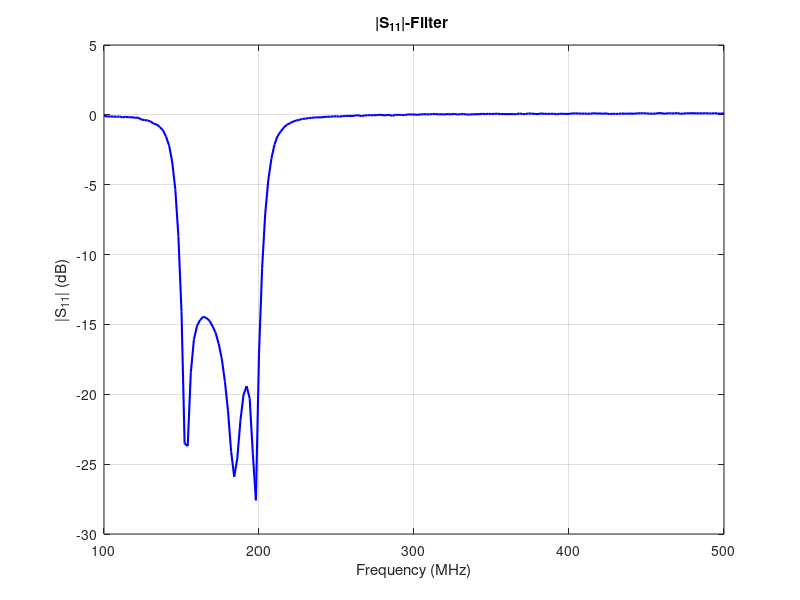

Write the MATLAB code that produced this figure. (Note: this script raises an error after producing the figure.)
clear all;
close all;
clc
data11 = [
  100.000, -0.062,
  102.000, -0.113,
  104.000, -0.119,
  106.000, -0.122,
  108.000, -0.138,
  110.000, -0.118,
  112.000, -0.181,
  114.000, -0.141,
  116.000, -0.171,
  118.000, -0.172,
  120.000, -0.206,
  122.000, -0.201,
  124.000, -0.323,
  126.000, -0.376,
  128.000, -0.394,
  130.000, -0.473,
  132.000, -0.624,
  134.000, -0.688,
  136.000, -0.865,
  138.000, -1.097,
  140.000, -1.549,
  142.000, -2.193,
  144.000, -3.369,
  146.000, -5.331,
  148.000, -8.708,
  150.000,-14.090,
  152.000,-23.524,
  154.000,-23.703,
  156.000,-18.455,
  158.000,-16.089,
  160.000,-15.097,
  162.000,-14.686,
  164.000,-14.449,
  166.000,-14.530,
  168.000,-14.728,
  170.000,-15.123,
  172.000,-15.593,
  174.000,-16.392,
  176.000,-17.461,
  178.000,-19.086,
  180.000,-21.183,
  182.000,-24.076,
  184.000,-25.901,
  186.000,-24.576,
  188.000,-21.893,
  190.000,-20.042,
  192.000,-19.411,
  194.000,-20.303,
  196.000,-24.218,
  198.000,-27.590,
  200.000,-17.125,
  202.000,-10.993,
  204.000, -7.091,
  206.000, -4.663,
  208.000, -3.128,
  210.000, -2.123,
  212.000, -1.512,
  214.000, -1.197,
  216.000, -0.907,
  218.000, -0.706,
  220.000, -0.595,
  222.000, -0.482,
  224.000, -0.402,
  226.000, -0.361,
  228.000, -0.284,
  230.000, -0.276,
  232.000, -0.226,
  234.000, -0.213,
  236.000, -0.184,
  238.000, -0.180,
  240.000, -0.178,
  242.000, -0.154,
  244.000, -0.136,
  246.000, -0.133,
  248.000, -0.111,
  250.000, -0.104,
  252.000, -0.125,
  254.000, -0.090,
  256.000, -0.082,
  258.000, -0.068,
  260.000, -0.086,
  262.000, -0.050,
  264.000, -0.026,
  266.000, -0.090,
  268.000, -0.051,
  270.000, -0.018,
  272.000, -0.035,
  274.000, -0.024,
  276.000, -0.018,
  278.000,  0.012,
  280.000, -0.025,
  282.000, -0.028,
  284.000,  0.001,
  286.000, -0.069,
  288.000,  0.005,
  290.000, -0.001,
  292.000, -0.005,
  294.000, -0.015,
  296.000,  0.033,
  298.000,  0.028,
  300.000,  0.026,
  302.000,  0.001,
  304.000,  0.027,
  306.000,  0.047,
  308.000,  0.041,
  310.000,  0.037,
  312.000,  0.059,
  314.000,  0.059,
  316.000,  0.034,
  318.000,  0.046,
  320.000,  0.031,
  322.000,  0.059,
  324.000,  0.032,
  326.000,  0.074,
  328.000,  0.023,
  330.000,  0.050,
  332.000,  0.058,
  334.000,  0.024,
  336.000,  0.025,
  338.000,  0.040,
  340.000,  0.048,
  342.000,  0.045,
  344.000,  0.077,
  346.000,  0.057,
  348.000,  0.073,
  350.000,  0.060,
  352.000,  0.073,
  354.000,  0.082,
  356.000,  0.056,
  358.000,  0.060,
  360.000,  0.048,
  362.000,  0.060,
  364.000,  0.054,
  366.000,  0.045,
  368.000,  0.100,
  370.000,  0.055,
  372.000,  0.062,
  374.000,  0.098,
  376.000,  0.086,
  378.000,  0.070,
  380.000,  0.054,
  382.000,  0.101,
  384.000,  0.074,
  386.000,  0.071,
  388.000,  0.072,
  390.000,  0.080,
  392.000,  0.043,
  394.000,  0.081,
  396.000,  0.077,
  398.000,  0.068,
  400.000,  0.066,
  402.000,  0.101,
  404.000,  0.106,
  406.000,  0.101,
  408.000,  0.085,
  410.000,  0.092,
  412.000,  0.081,
  414.000,  0.082,
  416.000,  0.118,
  418.000,  0.092,
  420.000,  0.101,
  422.000,  0.078,
  424.000,  0.106,
  426.000,  0.059,
  428.000,  0.076,
  430.000,  0.069,
  432.000,  0.072,
  434.000,  0.098,
  436.000,  0.080,
  438.000,  0.089,
  440.000,  0.091,
  442.000,  0.083,
  444.000,  0.106,
  446.000,  0.112,
  448.000,  0.115,
  450.000,  0.106,
  452.000,  0.082,
  454.000,  0.087,
  456.000,  0.090,
  458.000,  0.133,
  460.000,  0.111,
  462.000,  0.081,
  464.000,  0.115,
  466.000,  0.104,
  468.000,  0.104,
  470.000,  0.131,
  472.000,  0.069,
  474.000,  0.100,
  476.000,  0.112,
  478.000,  0.110,
  480.000,  0.121,
  482.000,  0.106,
  484.000,  0.108,
  486.000,  0.108,
  488.000,  0.116,
  490.000,  0.108,
  492.000,  0.091,
  494.000,  0.126,
  496.000,  0.085,
  498.000,  0.089,
  500.000,  0.108];

freq = data11(:,1);
S11  = data11(:,2);
figure
plot(freq, S11, 'b', 'LineWidth', 1.5)
grid on

xlabel('Frequency (MHz)')
ylabel('|S_{11}| (dB)')
title('|S_{11}|-Filter ')
yline(-14, 'r--', 'LineWidth', 1.5);  % κόκκινη διακεκομμένη γραμμή

data12 = [
  100.000,-77.540,
  102.000,-81.987,
  104.000,-75.336,
  106.000,-62.664,
  108.000,-64.181,
  110.000,-56.394,
  112.000,-54.427,
  114.000,-51.418,
  116.000,-47.704,
  118.000,-44.790,
  120.000,-42.166,
  122.000,-39.542,
  124.000,-36.697,
  126.000,-34.076,
  128.000,-31.346,
  130.000,-28.551,
  132.000,-25.802,
  134.000,-22.842,
  136.000,-20.020,
  138.000,-17.048,
  140.000,-14.088,
  142.000,-11.169,
  144.000, -8.402,
  146.000, -6.075,
  148.000, -4.256,
  150.000, -3.198,
  152.000, -2.599,
  154.000, -2.265,
  156.000, -2.115,
  158.000, -2.002,
  160.000, -1.942,
  162.000, -1.886,
  164.000, -1.844,
  166.000, -1.836,
  168.000, -1.829,
  170.000, -1.720,
  172.000, -1.728,
  174.000, -1.675,
  176.000, -1.679,
  178.000, -1.658,
  180.000, -1.618,
  182.000, -1.639,
  184.000, -1.661,
  186.000, -1.625,
  188.000, -1.724,
  190.000, -1.778,
  192.000, -1.856,
  194.000, -1.914,
  196.000, -2.040,
  198.000, -2.260,
  200.000, -2.644,
  202.000, -3.347,
  204.000, -4.456,
  206.000, -5.937,
  208.000, -7.835,
  210.000, -9.840,
  212.000,-12.032,
  214.000,-14.092,
  216.000,-16.058,
  218.000,-17.983,
  220.000,-19.902,
  222.000,-21.672,
  224.000,-23.385,
  226.000,-25.045,
  228.000,-26.617,
  230.000,-27.970,
  232.000,-29.547,
  234.000,-30.785,
  236.000,-32.231,
  238.000,-33.561,
  240.000,-34.735,
  242.000,-35.996,
  244.000,-37.104,
  246.000,-38.274,
  248.000,-39.384,
  250.000,-40.783,
  252.000,-41.422,
  254.000,-42.631,
  256.000,-43.667,
  258.000,-44.522,
  260.000,-44.690,
  262.000,-45.823,
  264.000,-47.278,
  266.000,-48.129,
  268.000,-49.659,
  270.000,-49.602,
  272.000,-50.091,
  274.000,-51.792,
  276.000,-51.614,
  278.000,-52.926,
  280.000,-53.580,
  282.000,-54.680,
  284.000,-55.311,
  286.000,-55.365,
  288.000,-56.640,
  290.000,-55.177,
  292.000,-57.748,
  294.000,-56.991,
  296.000,-58.759,
  298.000,-59.931,
  300.000,-60.495,
  302.000,-63.032,
  304.000,-59.111,
  306.000,-60.418,
  308.000,-59.574,
  310.000,-62.229,
  312.000,-62.457,
  314.000,-63.523,
  316.000,-64.333,
  318.000,-66.302,
  320.000,-65.577,
  322.000,-64.294,
  324.000,-64.656,
  326.000,-63.236,
  328.000,-67.523,
  330.000,-65.195,
  332.000,-67.445,
  334.000,-65.306,
  336.000,-67.209,
  338.000,-66.052,
  340.000,-72.131,
  342.000,-65.671,
  344.000,-64.686,
  346.000,-65.598,
  348.000,-71.049,
  350.000,-66.520,
  352.000,-71.577,
  354.000,-69.987,
  356.000,-68.884,
  358.000,-72.739,
  360.000,-71.128,
  362.000,-65.970,
  364.000,-62.923,
  366.000,-76.277,
  368.000,-67.852,
  370.000,-66.884,
  372.000,-67.913,
  374.000,-67.929,
  376.000,-65.156,
  378.000,-89.836,
  380.000,-86.213,
  382.000,-69.924,
  384.000,-65.574,
  386.000,-71.401,
  388.000,-66.139,
  390.000,-64.240,
  392.000,-65.250,
  394.000,-66.134,
  396.000,-68.848,
  398.000,-76.735,
  400.000,-66.235,
  402.000,-67.206,
  404.000,-79.379,
  406.000,-74.271,
  408.000,-66.250,
  410.000,-64.271,
  412.000,-67.533,
  414.000,-70.085,
  416.000,-74.156,
  418.000,-73.683,
  420.000,-75.362,
  422.000,-77.695,
  424.000,-65.268,
  426.000,-71.693,
  428.000,-69.690,
  430.000,-68.595,
  432.000,-74.688,
  434.000,-67.251,
  436.000,-68.182,
  438.000,-70.236,
  440.000,-69.245,
  442.000,-71.648,
  444.000,-75.683,
  446.000,-74.292,
  448.000,-69.429,
  450.000,-66.390,
  452.000,-68.932,
  454.000,-72.258,
  456.000,-71.727,
  458.000,-68.011,
  460.000,-69.785,
  462.000,-71.071,
  464.000,-70.497,
  466.000,-72.021,
  468.000,-66.751,
  470.000,-64.834,
  472.000,-76.252,
  474.000,-65.837,
  476.000,-70.658,
  478.000,-70.569,
  480.000,-75.011,
  482.000,-69.920,
  484.000,-69.038,
  486.000,-70.349,
  488.000,-69.183,
  490.000,-85.088,
  492.000,-69.087,
  494.000,-72.580,
  496.000,-79.670,
  498.000,-72.499,
  500.000,-72.084];

freq = data12(:,1);
S12  = data12(:,2);
figure
plot(freq, S12, 'b', 'LineWidth', 1.5)
grid on

xlabel('Frequency (MHz)')
ylabel('|S_{12}| (dB)')
title('|S_{12}|-Filter ')
%%
data21Angle = [
  100.000, -92.473,
  102.000,  139.14,
  104.000,   3.395,
  106.000,  14.768,
  108.000,  12.220,
  110.000,  -6.047,
  112.000,   1.599,
  114.000,  -2.156,
  116.000,  -5.904,
  118.000,  -9.546,
  120.000, -11.850,
  122.000, -17.700,
  124.000, -24.826,
  126.000, -28.412,
  128.000, -34.692,
  130.000, -42.293,
  132.000, -50.245,
  134.000, -57.799,
  136.000, -68.596,
  138.000, -80.049,
  140.000, -94.028,
  142.000, -111.07,
  144.000, -130.16,
  146.000, -152.25,
  148.000, -177.07,
  150.000,  158.62,
  152.000,  135.40,
  154.000,  115.82,
  156.000,  96.465,
  158.000,  80.171,
  160.000,  63.167,
  162.000,  47.722,
  164.000,  33.070,
  166.000,  18.557,
  168.000,   4.445,
  170.000,  -8.845,
  172.000, -22.816,
  174.000, -35.322,
  176.000, -49.031,
  178.000, -62.509,
  180.000, -74.884,
  182.000, -88.337,
  184.000, -101.61,
  186.000, -114.78,
  188.000, -129.07,
  190.000, -142.96,
  192.000, -157.60,
  194.000, -172.38,
  196.000,  172.35,
  198.000,  155.08,
  200.000,  136.58,
  202.000,  117.83,
  204.000,  97.619,
  206.000,  79.345,
  208.000,  62.908,
  210.000,  48.183,
  212.000,  36.384,
  214.000,  25.746,
  216.000,  17.250,
  218.000,   9.936,
  220.000,   2.528,
  222.000,  -3.064,
  224.000,  -7.912,
  226.000, -13.396,
  228.000, -17.823,
  230.000, -22.438,
  232.000, -24.383,
  234.000, -28.244,
  236.000, -31.729,
  238.000, -34.666,
  240.000, -38.271,
  242.000, -39.689,
  244.000, -42.258,
  246.000, -45.563,
  248.000, -48.080,
  250.000, -50.017,
  252.000, -51.571,
  254.000, -52.638,
  256.000, -56.085,
  258.000, -58.285,
  260.000, -57.855,
  262.000, -58.568,
  264.000, -61.878,
  266.000, -62.376,
  268.000, -65.952,
  270.000, -70.918,
  272.000, -68.191,
  274.000, -68.972,
  276.000, -77.142,
  278.000, -65.627,
  280.000, -76.626,
  282.000, -68.365,
  284.000, -71.294,
  286.000, -71.792,
  288.000, -78.088,
  290.000, -77.778,
  292.000, -85.147,
  294.000, -81.019,
  296.000, -75.039,
  298.000, -82.592,
  300.000, -80.322,
  302.000, -102.21,
  304.000, -98.225,
  306.000, -88.645,
  308.000, -87.737,
  310.000, -107.39,
  312.000, -82.852,
  314.000, -81.050,
  316.000, -74.545,
  318.000, -90.666,
  320.000, -105.28,
  322.000, -89.707,
  324.000, -84.711,
  326.000, -81.727,
  328.000, -107.81,
  330.000, -79.875,
  332.000, -59.421,
  334.000, -115.06,
  336.000, -81.377,
  338.000, -93.731,
  340.000, -90.878,
  342.000, -126.89,
  344.000, -132.49,
  346.000, -131.40,
  348.000, -118.55,
  350.000, -106.24,
  352.000, -73.203,
  354.000, -120.24,
  356.000, -86.899,
  358.000, -117.86,
  360.000, -120.35,
  362.000, -115.15,
  364.000, -132.85,
  366.000, -114.11,
  368.000, -135.69,
  370.000, -91.038,
  372.000, -129.56,
  374.000, -124.80,
  376.000, -100.10,
  378.000, -147.47,
  380.000, -97.406,
  382.000, -93.772,
  384.000, -89.350,
  386.000, -123.70,
  388.000, -139.84,
  390.000, -125.93,
  392.000, -116.62,
  394.000, -105.70,
  396.000, -110.90,
  398.000, -142.49,
  400.000, -90.452,
  402.000, -95.816,
  404.000, -93.713,
  406.000, -112.62,
  408.000, -108.35,
  410.000, -146.63,
  412.000, -89.875,
  414.000, -118.65,
  416.000, -104.01,
  418.000, -158.80,
  420.000, -99.610,
  422.000, -122.07,
  424.000, -146.16,
  426.000, -98.009,
  428.000, -136.36,
  430.000, -144.70,
  432.000, -97.070,
  434.000, -130.92,
  436.000, -140.54,
  438.000, -114.88,
  440.000,  82.586,
  442.000, -79.938,
  444.000, -130.34,
  446.000, -111.64,
  448.000, -175.42,
  450.000, -130.89,
  452.000, -126.31,
  454.000, -150.05,
  456.000, -153.26,
  458.000, -149.78,
  460.000, -89.588,
  462.000, -142.85,
  464.000, -108.12,
  466.000, -171.11,
  468.000, -115.25,
  470.000,  175.39,
  472.000, -152.60,
  474.000, -88.689,
  476.000,  72.530,
  478.000, -75.653,
  480.000, -153.54,
  482.000, -154.70,
  484.000, -137.04,
  486.000,  165.42,
  488.000, -169.37,
  490.000, -153.43,
  492.000, -137.68,
  494.000, -143.48,
  496.000, -118.79,
  498.000, -83.784,
  500.000,  155.20
  ];

freq = data21Angle(:,1);
S21An  = data21Angle(:,2);
figure
plot(freq, S21An, 'b', 'LineWidth', 1.5)
grid on

xlabel('Frequency (MHz)')
ylabel('\angleS_{21} (°)')
title('∠S_{21}-Filter')


%%

data21Norm = [
  100.000,-69.579,
  102.000,-74.378,
  104.000,-71.349,
  106.000,-65.042,
  108.000,-64.104,
  110.000,-56.830,
  112.000,-55.053,
  114.000,-50.901,
  116.000,-48.710,
  118.000,-45.222,
  120.000,-42.180,
  122.000,-39.627,
  124.000,-36.762,
  126.000,-34.139,
  128.000,-31.366,
  130.000,-28.570,
  132.000,-25.798,
  134.000,-22.881,
  136.000,-19.982,
  138.000,-17.036,
  140.000,-14.076,
  142.000,-11.140,
  144.000, -8.398,
  146.000, -6.040,
  148.000, -4.361,
  150.000, -3.194,
  152.000, -2.608,
  154.000, -2.329,
  156.000, -2.135,
  158.000, -2.069,
  160.000, -1.967,
  162.000, -1.966,
  164.000, -1.830,
  166.000, -1.836,
  168.000, -1.796,
  170.000, -1.763,
  172.000, -1.689,
  174.000, -1.693,
  176.000, -1.619,
  178.000, -1.619,
  180.000, -1.589,
  182.000, -1.659,
  184.000, -1.636,
  186.000, -1.653,
  188.000, -1.715,
  190.000, -1.781,
  192.000, -1.825,
  194.000, -1.938,
  196.000, -2.058,
  198.000, -2.255,
  200.000, -2.614,
  202.000, -3.302,
  204.000, -4.378,
  206.000, -5.927,
  208.000, -7.804,
  210.000, -9.862,
  212.000,-11.982,
  214.000,-14.145,
  216.000,-16.168,
  218.000,-18.114,
  220.000,-20.016,
  222.000,-21.823,
  224.000,-23.485,
  226.000,-25.161,
  228.000,-26.762,
  230.000,-28.267,
  232.000,-29.648,
  234.000,-31.103,
  236.000,-32.489,
  238.000,-33.848,
  240.000,-34.988,
  242.000,-36.124,
  244.000,-37.416,
  246.000,-38.490,
  248.000,-39.476,
  250.000,-40.675,
  252.000,-41.799,
  254.000,-42.592,
  256.000,-43.959,
  258.000,-44.595,
  260.000,-45.052,
  262.000,-46.271,
  264.000,-46.730,
  266.000,-48.326,
  268.000,-48.881,
  270.000,-49.768,
  272.000,-50.329,
  274.000,-51.990,
  276.000,-52.697,
  278.000,-52.860,
  280.000,-54.846,
  282.000,-55.014,
  284.000,-55.058,
  286.000,-54.402,
  288.000,-54.940,
  290.000,-57.415,
  292.000,-56.737,
  294.000,-56.777,
  296.000,-58.443,
  298.000,-59.320,
  300.000,-57.971,
  302.000,-58.929,
  304.000,-58.189,
  306.000,-61.657,
  308.000,-62.439,
  310.000,-61.472,
  312.000,-64.901,
  314.000,-62.562,
  316.000,-62.002,
  318.000,-63.964,
  320.000,-62.677,
  322.000,-65.230,
  324.000,-62.655,
  326.000,-64.311,
  328.000,-65.343,
  330.000,-67.714,
  332.000,-67.172,
  334.000,-65.018,
  336.000,-64.319,
  338.000,-70.922,
  340.000,-66.725,
  342.000,-75.913,
  344.000,-69.412,
  346.000,-71.702,
  348.000,-64.148,
  350.000,-69.176,
  352.000,-69.777,
  354.000,-74.767,
  356.000,-69.690,
  358.000,-67.303,
  360.000,-68.644,
  362.000,-65.169,
  364.000,-65.562,
  366.000,-67.232,
  368.000,-67.056,
  370.000,-65.810,
  372.000,-72.927,
  374.000,-70.469,
  376.000,-69.203,
  378.000,-72.237,
  380.000,-67.963,
  382.000,-67.053,
  384.000,-68.552,
  386.000,-69.730,
  388.000,-65.635,
  390.000,-69.876,
  392.000,-74.592,
  394.000,-66.278,
  396.000,-65.040,
  398.000,-67.489,
  400.000,-70.827,
  402.000,-72.403,
  404.000,-69.271,
  406.000,-66.252,
  408.000,-67.028,
  410.000,-69.391,
  412.000,-66.341,
  414.000,-69.950,
  416.000,-69.154,
  418.000,-77.539,
  420.000,-69.189,
  422.000,-65.838,
  424.000,-70.004,
  426.000,-65.853,
  428.000,-69.021,
  430.000,-76.415,
  432.000,-79.970,
  434.000,-70.255,
  436.000,-67.168,
  438.000,-76.693,
  440.000,-81.684,
  442.000,-77.659,
  444.000,-74.051,
  446.000,-65.286,
  448.000,-69.650,
  450.000,-69.372,
  452.000,-65.042,
  454.000,-75.250,
  456.000,-67.229,
  458.000,-70.320,
  460.000,-70.771,
  462.000,-67.481,
  464.000,-68.691,
  466.000,-80.104,
  468.000,-69.422,
  470.000,-74.306,
  472.000,-67.098,
  474.000,-80.368,
  476.000,-70.750,
  478.000,-67.428,
  480.000,-71.842,
  482.000,-73.811,
  484.000,-77.831,
  486.000,-70.118,
  488.000,-102.14,
  490.000,-73.561,
  492.000,-65.660,
  494.000,-71.970,
  496.000,-68.861,
  498.000,-75.501,
  500.000,-66.759
  ];

freq = data21Norm(:,1);
S21N  = data21Norm(:,2);
figure
plot(freq, S21N, 'b', 'LineWidth', 1.5)
grid on

xlabel('Frequency (MHz)')
ylabel('|S_{21}| (dB)')
title('|S_{21}|-Filter ')

IL = -20*log10(abs(S21N));
figure
plot(freq, IL, 'g', 'LineWidth', 1.5)
grid on
xlabel('Frequency (MHz)')
ylabel('Insertion Loss (dB)')
title('Insertion Loss (dB)-Filter ')
%%

  data22 =[
  100.000, -0.112,
  102.000, -0.058,
  104.000, -0.069,
  106.000, -0.088,
  108.000, -0.093,
  110.000, -0.130,
  112.000, -0.148,
  114.000, -0.208,
  116.000, -0.259,
  118.000, -0.298,
  120.000, -0.333,
  122.000, -0.347,
  124.000, -0.403,
  126.000, -0.425,
  128.000, -0.523,
  130.000, -0.568,
  132.000, -0.662,
  134.000, -0.785,
  136.000, -0.966,
  138.000, -1.212,
  140.000, -1.607,
  142.000, -2.285,
  144.000, -3.335,
  146.000, -5.294,
  148.000, -8.256,
  150.000,-12.742,
  152.000,-18.076,
  154.000,-19.344,
  156.000,-17.316,
  158.000,-15.812,
  160.000,-15.081,
  162.000,-14.777,
  164.000,-14.696,
  166.000,-14.829,
  168.000,-15.038,
  170.000,-15.476,
  172.000,-16.145,
  174.000,-17.043,
  176.000,-18.439,
  178.000,-20.433,
  180.000,-23.549,
  182.000,-29.110,
  184.000,-33.320,
  186.000,-26.315,
  188.000,-22.019,
  190.000,-19.680,
  192.000,-18.622,
  194.000,-18.648,
  196.000,-19.337,
  198.000,-18.313,
  200.000,-14.022,
  202.000, -9.747,
  204.000, -6.472,
  206.000, -4.321,
  208.000, -2.869,
  210.000, -1.972,
  212.000, -1.473,
  214.000, -1.102,
  216.000, -0.834,
  218.000, -0.645,
  220.000, -0.552,
  222.000, -0.487,
  224.000, -0.438,
  226.000, -0.372,
  228.000, -0.357,
  230.000, -0.230,
  232.000, -0.276,
  234.000, -0.207,
  236.000, -0.213,
  238.000, -0.177,
  240.000, -0.116,
  242.000, -0.111,
  244.000, -0.146,
  246.000, -0.150,
  248.000, -0.144,
  250.000, -0.136,
  252.000, -0.135,
  254.000, -0.078,
  256.000, -0.067,
  258.000, -0.063,
  260.000, -0.069,
  262.000, -0.061,
  264.000, -0.094,
  266.000, -0.085,
  268.000, -0.066,
  270.000, -0.060,
  272.000, -0.076,
  274.000, -0.042,
  276.000, -0.094,
  278.000, -0.066,
  280.000, -0.037,
  282.000, -0.081,
  284.000, -0.032,
  286.000, -0.087,
  288.000, -0.083,
  290.000, -0.072,
  292.000, -0.095,
  294.000, -0.086,
  296.000, -0.091,
  298.000, -0.071,
  300.000, -0.113,
  302.000, -0.098,
  304.000, -0.081,
  306.000, -0.098,
  308.000, -0.126,
  310.000, -0.142,
  312.000, -0.114,
  314.000, -0.145,
  316.000, -0.090,
  318.000, -0.099,
  320.000, -0.150,
  322.000, -0.135,
  324.000, -0.159,
  326.000, -0.112,
  328.000, -0.139,
  330.000, -0.150,
  332.000, -0.103,
  334.000, -0.176,
  336.000, -0.131,
  338.000, -0.137,
  340.000, -0.129,
  342.000, -0.128,
  344.000, -0.100,
  346.000, -0.131,
  348.000, -0.133,
  350.000, -0.112,
  352.000, -0.128,
  354.000, -0.148,
  356.000, -0.134,
  358.000, -0.177,
  360.000, -0.122,
  362.000, -0.165,
  364.000, -0.115,
  366.000, -0.139,
  368.000, -0.111,
  370.000, -0.138,
  372.000, -0.129,
  374.000, -0.142,
  376.000, -0.140,
  378.000, -0.115,
  380.000, -0.132,
  382.000, -0.145,
  384.000, -0.131,
  386.000, -0.142,
  388.000, -0.140,
  390.000, -0.147,
  392.000, -0.172,
  394.000, -0.161,
  396.000, -0.173,
  398.000, -0.146,
  400.000, -0.139,
  402.000, -0.189,
  404.000, -0.153,
  406.000, -0.186,
  408.000, -0.199,
  410.000, -0.217,
  412.000, -0.168,
  414.000, -0.183,
  416.000, -0.181,
  418.000, -0.162,
  420.000, -0.226,
  422.000, -0.190,
  424.000, -0.192,
  426.000, -0.196,
  428.000, -0.217,
  430.000, -0.225,
  432.000, -0.231,
  434.000, -0.205,
  436.000, -0.208,
  438.000, -0.256,
  440.000, -0.227,
  442.000, -0.204,
  444.000, -0.184,
  446.000, -0.197,
  448.000, -0.262,
  450.000, -0.239,
  452.000, -0.224,
  454.000, -0.199,
  456.000, -0.248,
  458.000, -0.257,
  460.000, -0.249,
  462.000, -0.203,
  464.000, -0.251,
  466.000, -0.237,
  468.000, -0.266,
  470.000, -0.223,
  472.000, -0.248,
  474.000, -0.253,
  476.000, -0.252,
  478.000, -0.258,
  480.000, -0.275,
  482.000, -0.263,
  484.000, -0.277,
  486.000, -0.269,
  488.000, -0.256,
  490.000, -0.222,
  492.000, -0.211,
  494.000, -0.236,
  496.000, -0.248,
  498.000, -0.313,
  500.000, -0.283];

freq = data22(:,1);
S22  = data22(:,2);
figure
plot(freq, S22, 'b', 'LineWidth', 1.5)
grid on

xlabel('Frequency (MHz)')
ylabel('|S_{22}| (dB)')
title('|S_{22}|-Filter ')
yline(-14, 'r--', 'LineWidth', 1.5);  % κόκκινη διακεκομμένη γραμμή

figure
plot(freq, S11,'r','LineWidth',1.8)
hold on
plot(freq, S22,'g','LineWidth',1.8)
yline(-14,'k--')
legend('-14 dB')
xlabel('Frequency (MHz)')
ylabel('S11 and S22 (dB)')
title('Filter')
legend('S11','S22','-14 dB')
grid on

figure
RL=-S11 %Return Loss
plot(freq, RL,'LineWidth',1.2)
hold on
plot(freq, IL,'LineWidth',1.2)
yline(-14,'k--')
xlabel('Frequency (MHz)')
ylabel('RL and IL (dB)')
title('Filter')
legend('RL','IL','-14 dB')
grid on


figure
plot(freq, S11,'r','LineWidth',1.8)
hold on
plot(freq, S12,'g','LineWidth',1.8)
yline(-3,'k--')
yline(-14,'--','r')
xlabel('Frequency (MHz)')
ylabel('S11 and S12 (dB)')
title('Filter')
legend('S11','S12','-3 dB')
grid on
